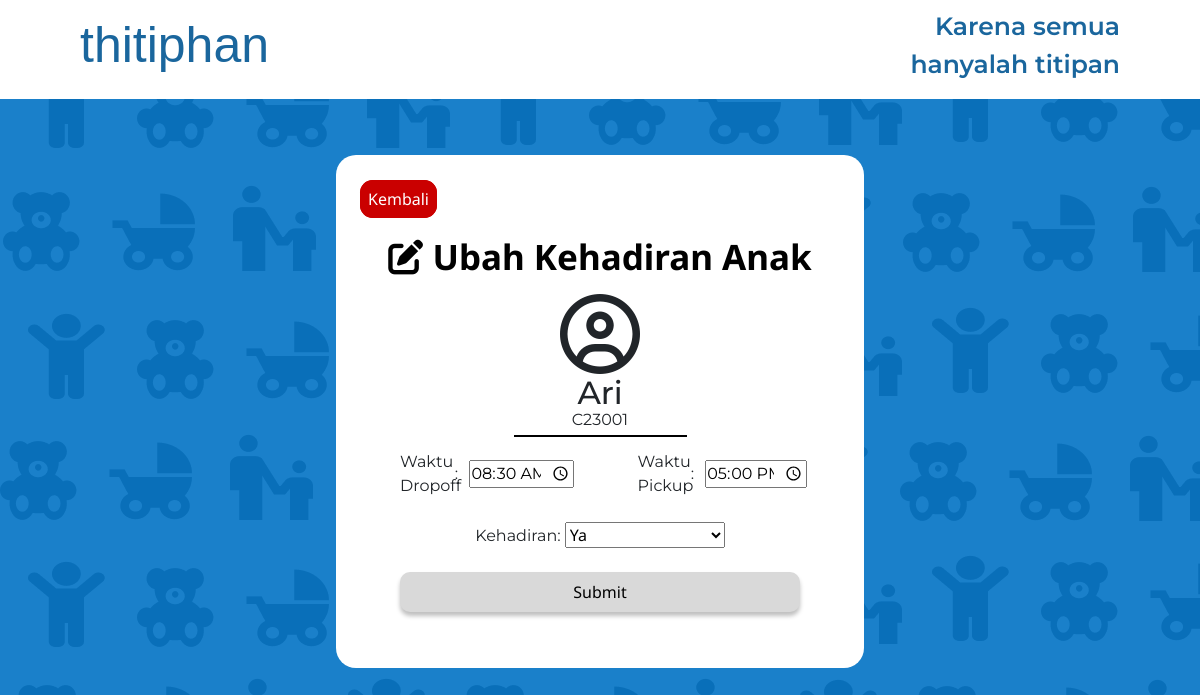
The app's page /attendance/C23001 with its own data.
### myFirstApp/models.py (models this page shows, shortened)
class child(models.Model):
    gender = [("P", "P"), ("L", "L")]
    con = [("Ya", "Ya"), ("Tidak", "Tidak")]
    child_id = models.CharField(max_length=7, primary_key=True)
    child_name = models.CharField(max_length=200)
    child_gender = models.CharField(max_length=2, choices=gender)
    child_birth = models.DateField()
    disease = models.TextField(null=True)
    in_time = models.TimeField()
    out_time = models.TimeField()
    in_con = models.CharField(max_length=6, choices=con)
    parent = models.ForeignKey(parent, on_delete=models.CASCADE)
    care_taker = models.ForeignKey(employee, null=True, on_delete=models.PROTECT)
    class Meta:
        managed = True

### myFirstApp/views.py (the view)
# urls.py: path("attendance/<str:ch_id>", views.att_kid, name="attendance"),
def att_kid(request, ch_id):
    ch = child.objects.get(child_id = ch_id)
    context = {
        "ch": ch
    }
    return render(request, 'attendance.html', context)

### templates/attendance.html (shortened to what this page needs)
{% extends 'base.html' %}
{% load static %}
{% block css %}
    <link rel="stylesheet" href="{% static 'css/styleatt.css' %}">
{% endblock %}
{% block content %}
<nav>
    <ul>
        <li class="logo">thitiphan</li>
    </ul>
    <ul>
        <li class="moto">Karena semua hanyalah titipan</li>
    </ul>
</nav>
<section id="main">
    <div class="linksl">
        <a class="retbtn" href="/children/">Kembali</a>
    </div>
    <h1><i class="fa-solid fa-pen-to-square"></i> Ubah Kehadiran Anak</h1>
    <div class="iden">
        <i class="fa-regular fa-circle-user"></i>
        <h2>{{ch.child_name}} </h2>
        <p>{{ch.child_id}}</p>
    </div>
    <div class="horline"></div>
    <form method="post" action="/push_att_kid/">
        <div class="time">
            <div class="timel">
                <label for="droptime">Waktu Dropoff</label>
                <p>:</p>
                <input type="time" name="droptime" id="droptime" value="{{ch.in_time|time:'H:i'}}">
            <br> <br>
            </div>
            <div class="timer">
                <label for="picktime">Waktu Pickup</label>
                <p>:</p>
                <input type="time" name="picktime" id="picktime" value="{{ch.out_time|time:'H:i'}}">
            <br> <br>
            </div>
        </div>
        <br>
        <label for="kidatt">Kehadiran:</label>
        <select id="kidatt" name="kidatt">
            <option value="Ya" {% if ch.in_con == "Ya" %} selected {% endif %}>Ya</option>
        </select>
        <br><br>
        <input type="submit" id="empsubmit" value="Submit">
    </form>
</section>
{% endblock content %}

### static/css/styleatt.css (style rules this page uses)
* { margin: 0; padding: 0; font-family: 'Montserrat', sans-serif; }
body { background-image: url(/static/images/background.png); margin: auto; align-items: center; text-align: center; }
nav { display: flex; justify-content: space-between; background: white; margin: 0; padding: .5rem 3rem 0rem 3rem; }
ul { list-style-type: none; }
h1 { color: black; font-size: 35px; font-family: Montserrat; font-weight: 700; word-wrap: break-word; width: 100%; height: 100%; text-align: center; color: black; font-size: 35px; font-family: 'Noto Sans', sans-serif; font-weight: 700; padding-top: 1.5rem; }
form { text-align: center; margin: 0 4rem 4rem 4rem; gap: 2rem; font-family: 'Noto Sans', sans-serif; }
input[type="submit"] { width: 100%; height: 80%; background: #D9D9D9; box-shadow: 0px 4px 4px rgba(0, 0, 0, 0.25); border-radius: 10px; stroke: none; border: 2px #D9D9D9; float: center; padding: 0.5rem 1rem 0.5rem 1rem; }
input { float: right; width: 60%; height: 80%; }
select { width: 40%; height: 80%; }
#main { margin: auto; margin-top: 3.5rem; width: 33rem; height: 100%; background: white; border-radius: 20px; align-items: center; text-align: center; padding: 2rem 0; }
.logo { color: rgba(0.76, 85.26, 146.45, 0.90); font-size: 50px; font-family: 'Pad Thai', sans-serif; font-weight: 400; word-wrap: break-word; width: 100%; height: 100%; }
.moto { margin-right: 2rem; text-align: right; color: rgba(0.76, 85.26, 146.45, 0.90); font-size: 25px; font-size: 1.5625rem; font-style: normal; font-family: 'Montserrat', sans-serif; font-weight: 600; word-wrap: break-word; width: 15rem; height: 100%; }
.retbtn { font-family: 'Noto Sans', sans-serif; border: .5rem solid rgb(202, 0, 0); background-color: rgb(202, 0, 0); border-radius: .8rem; color: white; text-decoration:none; }
.linksl { text-align: left; margin-left: 1.5rem; }
.time { display: flex; align-items: center; }
.time p { margin: auto .7rem auto -1rem; }
.timel { text-align: left; display: flex; align-items: center; margin: 0 2rem 0 0 ; }
.timer { text-align: left; display: flex; align-items: center; margin: 0 0 0 2rem ; }
.iden { text-align: center; margin: 1rem auto; }
.iden i { font-size: 5rem; }
.iden p { margin: -.8rem auto; }
.horline { background-color: black; width: 10.813rem; height: 0.125rem; margin: .5rem auto .8rem auto; }

### records on screen
child: child_name "Ari", child_id "C23001", droptime "08:30", picktime "17:00", kidatt "Ya"
